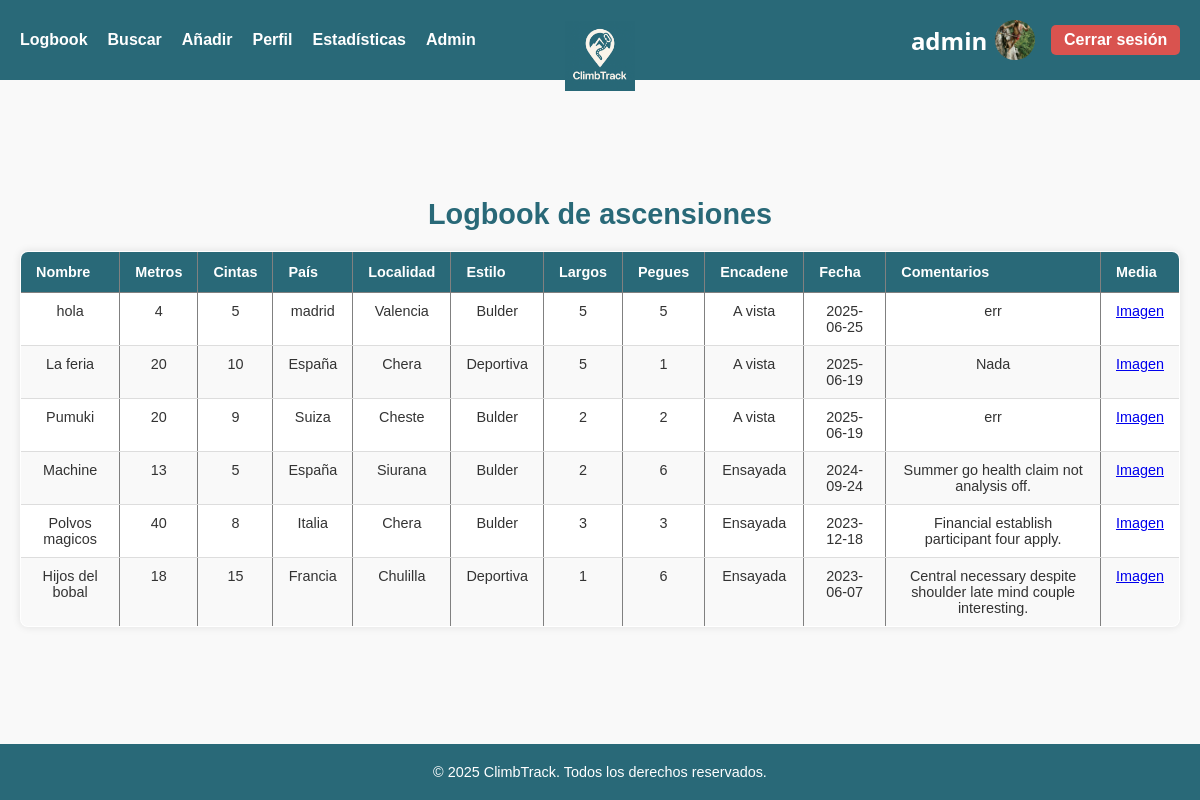
The page /index.php?ctl=home (signed in) on the database its author committed.
### tables this page shows
CREATE TABLE `routes` (
  `id` int(11) NOT NULL,
  `user_id` int(11) DEFAULT NULL,
  `name` varchar(100) NOT NULL,
  `meters` int(11) DEFAULT NULL,
  `draws` int(11) DEFAULT NULL,
  `country` varchar(100) DEFAULT NULL,
  `location` varchar(100) DEFAULT NULL,
  `style_id` int(11) DEFAULT NULL,
  `pitches` int(11) DEFAULT NULL,
  `tries` int(11) DEFAULT NULL,
  `ascent_type_id` int(11) DEFAULT NULL,
  `date` date DEFAULT NULL,
  `comments` text DEFAULT NULL,
  `photo` varchar(255) DEFAULT 'defaultRoute.png'
);

CREATE TABLE `styles` (
  `id` int(11) NOT NULL,
  `name` varchar(50) NOT NULL
);

CREATE TABLE `ascent_types` (
  `id` int(11) NOT NULL,
  `name` varchar(50) NOT NULL
);

### app/controlador/Controller.php (called while the page is built, shortened)
<?php
class Controller
{
    public function home()
    {
        try {
            $m = new RutasEscalada();
            $params = $m->listarRutas($_SESSION['idUser']);
        } catch (Exception $e) {
            error_log($e->getMessage() . microtime() . PHP_EOL, 3, "../app/log/logExceptio.txt");
            header('Location: index.php?ctl=error');
        } catch (Error $e) {
            error_log($e->getMessage() . microtime() . PHP_EOL, 3, "../app/log/logError.txt");
            header('Location: index.php?ctl=error');
        }
        require __DIR__ . "/../../web/templates/home.php";
    }
}

### app/modelo/Model.php (called while the page is built, shortened)
<?php
class Model
{
    public function __construct()
    {
        $this->conection = new PDO(
            'mysql:host=' . Config::$db_host . ';dbname=' . Config::$db_name,
            Config::$db_user,
            Config::$db_password
        );
    }
}

### app/modelo/RutasEscalada.php (called while the page is built, shortened)
<?php
class RutasEscalada extends Model
{
    public function listarRutas($idUsuario)
    {
        $consulta = "SELECT r.id, r.name AS route_name, r.meters, r.draws, r.country, r.location, s.name AS style,
                            r.pitches, r.tries, a.name AS ascent_type, r.date, r.comments, r.photo
                        FROM routes r
                        JOIN styles s ON r.style_id = s.id
                        JOIN ascent_types a ON r.ascent_type_id = a.id
                        WHERE r.user_id = :idUsuario
                        ORDER BY r.date DESC;";
        $result = $this->conection->prepare($consulta);
        $result->bindParam('idUsuario', $idUsuario);
        $result->execute();
        return $result->fetchAll(PDO::FETCH_ASSOC);
    }
}

### web/templates/home.php (the view, shortened to what this page needs)
<div class="tablaContainer">
    <h2 class="title-table">Logbook de ascensiones</h2>
    <table border="1" cellpadding="8" cellspacing="0">
        <thead>
            <tr>
                <th>Nombre</th>
                <th>Metros</th>
                <th>Cintas</th>
                <th>País</th>
                <th>Localidad</th>
                <th>Estilo</th>
                <th>Largos</th>
                <th>Pegues</th>
                <th>Encadene</th>
                <th>Fecha</th>
                <th>Comentarios</th>
                <th>Media</th>
            </tr>
        </thead>
        <tbody>
            <?php if (isset($params['mensaje'])): ?>
                <p><?php echo $params['mensaje'] ?></p>
            <?php else: ?>
                <?php foreach ($params as $ruta): ?>
                    <tr>
                        <td><?= htmlspecialchars($ruta['route_name']) ?></td>
                        <td><?= htmlspecialchars($ruta['meters']) ?></td>
                        <td><?= htmlspecialchars($ruta['draws']) ?></td>
                        <td><?= htmlspecialchars($ruta['country']) ?></td>
                        <td><?= htmlspecialchars($ruta['location']) ?></td>
                        <td><?= htmlspecialchars($ruta['style']) ?></td>
                        <td><?= htmlspecialchars($ruta['pitches']) ?></td>
                        <td><?= htmlspecialchars($ruta['tries']) ?></td>
                        <td><?= htmlspecialchars($ruta['ascent_type']) ?></td>
                        <td><?= htmlspecialchars($ruta['date']) ?></td>
                        <td><?= nl2br(htmlspecialchars($ruta['comments'])) ?></td>
                        <td><a href="images/routes/<?= htmlspecialchars($ruta['photo']) ?>">Imagen</a></td>
                    </tr>
                <?php endforeach; ?>
            <?php endif; ?>
        </tbody>
    </table>
</div>
<?php
$contenido = ob_get_clean();
include __DIR__ . '/layout.php';

### web/index.php (shortened to what this page needs)
<?php
require_once __DIR__."/../app/libs/Config.php";
require_once __DIR__."/../app/modelo/Model.php";
require_once __DIR__ . '/../app/controlador/Controller.php';
require_once __DIR__."/../app/modelo/RutasEscalada.php";
$map=array(
    'login'=>array( 'controller'=>'Controller', 'action'=>'login', 'nivel'=>0),
    'inicio'=>array('controller'=>'Controller', 'action'=>'inicio', 'nivel'=>0),
    'error'=>array('controller'=>'Controller', 'action'=>'error', 'nivel'=>0),
    'home'=>array('controller'=>'Controller', 'action'=>'home', 'nivel'=>1),
    'registro'=>array('controller'=>'Controller', 'action'=>'registro', 'nivel'=>0),
    'logout'=>array('controller'=>'Controller', 'action'=>'logout', 'nivel'=>1),
    'buscar'=>array('controller'=>'Controller', 'action'=>'buscar', 'nivel'=>1),
    'anyadir'=>array('controller'=>'Controller', 'action'=>'anyadir', 'nivel'=>1),
    'perfil'=>array('controller'=>'Controller', 'action'=>'perfil', 'nivel'=>1),
    'stats'=>array('controller'=>'Controller', 'action'=>'stats', 'nivel'=>1),
    'admin'=>array('controller'=>'Controller', 'action'=>'admin', 'nivel'=>2)
);
if(isset($_GET['ctl'])){
    if(isset($map[$_GET['ctl']])){
        $ruta=$_GET['ctl'];
    }else{
        $ruta='error';
    }
}else{
    $ruta='inicio';
}
$controlador = $map[$ruta];
if (method_exists($controlador['controller'], $controlador['action'])) {
    if ($_SESSION['nivel'] >= $controlador['nivel']  ) {
        call_user_func(array(
            new $controlador['controller'],
            $controlador['action']
        ));
    }else{
        call_user_func(array(
            new $controlador['controller'],
            'inicio'
        ));
    }
} else {
    call_user_func(array(
            new $controlador['controller'],
            'error'
        ));
}

### web/templates/layout.php (shortened to what this page needs)
<!DOCTYPE html>
<html lang="en">
<head>
    <link rel="stylesheet" href="<?php echo Config::$vista_css; ?>">
</head>
<body>
    <header>
        <?php if (isset($_SESSION['nivel']) && $_SESSION['nivel'] > 0): ?>
            <img src="/dwes/Extraordinaria/evaluableextraordinaria/web/images/appimages/logo.png" alt="Logo"
            style="position: fixed; top: 7%; left: 50%; width: 70px; height: 70px; object-fit:
            contain; transform: translate(-50%, -50%); z-index: 9999;">
            <nav class="main-menu">
                <a href="index.php?ctl=home">Logbook</a>
                <a href="index.php?ctl=buscar">Buscar</a>
                <a href="index.php?ctl=anyadir">Añadir</a>
                <a href="index.php?ctl=perfil">Perfil</a>
                <a href="index.php?ctl=stats">Estadísticas</a>
                <?php if($_SESSION['nivel']==2): ?>
                    <a href="index.php?ctl=admin">Admin</a>
                <?php endif;?>
            </nav>
            <div class="user-actions">
                <div class="infoUser">
                    <p><?php echo $_SESSION['nombreUsuario'] ?></p>
                    <img class="userImg" src="/dwes/Extraordinaria/evaluableextraordinaria/web/images/users/<?php echo $_SESSION['photo'] ?>" alt="No">
                </div>
                <a href="index.php?ctl=logout" class="logout-button">Cerrar sesión</a>
            </div>
        <?php endif; ?>
    </header>
    <div class="container">
        <?php echo $contenido ?>
    </div>
    <footer class="footer">
        <div class="footer-content">
            <p>&copy; <?php echo date("Y"); ?> ClimbTrack. Todos los derechos reservados.</p>
        </div>
    </footer>
</body>
</html>

### web/css/style.css (style rules this page uses)
* { margin: 0; padding: 0; box-sizing: border-box; }
body { font-family: Arial, sans-serif; background-color: #f9f9f9; color: #333; min-height: 100vh; display: flex; flex-direction: column; }
header { display: flex; justify-content: space-between; align-items: center; padding: 20px; background-color: #296978; color: white; }
.main-menu { display: flex; gap: 20px; }
.main-menu a { color: white; text-decoration: none; font-weight: bold; transition: color 0.3s ease; }
.user-actions { display: flex; align-items: center; gap: 1rem; }
.infoUser { display: flex; align-items: center; gap: 0.5rem; }
.infoUser p { font-family: "Segoe UI", "Helvetica", "Verdana", "Tahoma", sans-serif; font-size: 1.5rem; font-weight: bold; color: white; }
.container { flex: 1; display: flex; justify-content: center; align-items: center; padding: 40px 20px; }
.logout-button { color: white; text-decoration: none; font-weight: bold; padding: 0.4rem 0.8rem; background-color: #d9534f; border-radius: 5px; transition: background-color 0.3s ease; }
.userImg { height: 40px; width: 40px; border-radius: 50%; object-fit: cover; }
.footer { background-color: #296978; color: #fff; padding: 20px; font-size: 0.9rem; text-align: center; }
.footer-content { max-width: 1200px; margin: 0 auto; }
table { width: 100%; border-collapse: collapse; margin-top: 20px; font-family: Arial, sans-serif; font-size: 0.9rem; background-color: white; box-shadow: 0 0 8px rgba(0,0,0,0.1); border-radius: 8px; overflow: hidden; }
thead tr { background-color: #296978; color: white; text-align: left; }
thead th { padding: 12px 15px; font-weight: 600; }
tbody tr { border-bottom: 1px solid #ddd; transition: background-color 0.3s ease; }
tbody td { padding: 10px 15px; color: #333; vertical-align: top; word-wrap: break-word; }
tbody td:last-child { white-space: pre-wrap; }
tbody tr:nth-child(even) { background-color: #f9f9f9; }
.title-table { text-align: center; font-size: 1.8rem; color: #296978; margin-bottom: 15px; font-weight: 700; font-family: Arial, sans-serif; }
.tablaContainer { text-align: center; }

### rows shown on the page
routes: name "hola", meters "4", draws "5", country "madrid", location "Valencia", style.name "Bulder", pitches "5", tries "5", ascent_type.name "A vista", date "2025-06-25", comments "err"
routes: name "La feria", meters "20", draws "10", country "España", location "Chera", style.name "Deportiva", pitches "5", tries "1", ascent_type.name "A vista", date "2025-06-19", comments "Nada"
routes: name "Pumuki", meters "20", draws "9", country "Suiza", location "Cheste", style.name "Bulder", pitches "2", tries "2", ascent_type.name "A vista", date "2025-06-19", comments "err"
routes: name "Machine", meters "13", draws "5", country "España", location "Siurana", style.name "Bulder", pitches "2", tries "6", ascent_type.name "Ensayada", date "2024-09-24", comments "Summer go health claim not analysis off."
routes: name "Polvos magicos", meters "40", draws "8", country "Italia", location "Chera", style.name "Bulder", pitches "3", tries "3", ascent_type.name "Ensayada", date "2023-12-18", comments "Financial establish participant four apply."
routes: name "Hijos del bobal", meters "18", draws "15", country "Francia", location "Chulilla", style.name "Deportiva", pitches "1", tries "6", ascent_type.name "Ensayada", date "2023-06-07", comments "Central necessary despite shoulder late mind couple interesting."

### other values the page prints
$_SESSION['nombreUsuario'] "admin"
